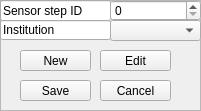
  <widget class="QFrame" name="frame_2">
   <property name="geometry">
    <rect>
     <x>10</x>
     <y>10</y>
     <width>201</width>
     <height>111</height>
    </rect>
   </property>
   <property name="frameShape">
    <enum>QFrame::StyledPanel</enum>
   </property>
   <property name="frameShadow">
    <enum>QFrame::Raised</enum>
   </property>
   <widget class="QSpinBox" name="sbID">
    <property name="geometry">
     <rect>
      <x>110</x>
      <y>0</y>
      <width>91</width>
      <height>21</height>
     </rect>
    </property>
   </widget>
   <widget class="QLineEdit" name="lineEdit">
    <property name="geometry">
     <rect>
      <x>0</x>
      <y>0</y>
      <width>111</width>
      <height>21</height>
     </rect>
    </property>
    <property name="text">
     <string>Sensor step ID</string>
    </property>
    <property name="readOnly">
     <bool>true</bool>
    </property>
   </widget>
   <widget class="QLineEdit" name="lineEdit_27">
    <property name="geometry">
     <rect>
      <x>0</x>
      <y>20</y>
      <width>111</width>
      <height>20</height>
     </rect>
    </property>
    <property name="text">
     <string>Institution</string>
    </property>
    <property name="readOnly">
     <bool>true</bool>
    </property>
   </widget>
   <widget class="QPushButton" name="pbSave">
    <property name="geometry">
     <rect>
      <x>20</x>
      <y>80</y>
      <width>71</width>
      <height>21</height>
     </rect>
    </property>
    <property name="text">
     <string>Save</string>
    </property>
   </widget>
   <widget class="QPushButton" name="pbCancel">
    <property name="geometry">
     <rect>
      <x>100</x>
      <y>80</y>
      <width>71</width>
      <height>21</height>
     </rect>
    </property>
    <property name="text">
     <string>Cancel</string>
    </property>
   </widget>
   <widget class="QPushButton" name="pbNew">
    <property name="enabled">
     <bool>true</bool>
    </property>
    <property name="geometry">
     <rect>
      <x>20</x>
      <y>50</y>
      <width>71</width>
      <height>21</height>
     </rect>
    </property>
    <property name="text">
     <string>New</string>
    </property>
   </widget>
   <widget class="QPushButton" name="pbEdit">
    <property name="geometry">
     <rect>
      <x>100</x>
      <y>50</y>
      <width>71</width>
      <height>21</height>
     </rect>
    </property>
    <property name="text">
     <string>Edit</string>
    </property>
   </widget>
   <widget class="QComboBox" name="cbInstitution">
    <property name="geometry">
     <rect>
      <x>110</x>
      <y>20</y>
      <width>91</width>
      <height>21</height>
     </rect>
    </property>
    <property name="currentIndex">
     <number>0</number>
    </property>
    <item>
     <property name="text">
      <string/>
     </property>
    </item>
    <item>
     <property name="text">
      <string>CERN</string>
     </property>
    </item>
    <item>
     <property name="text">
      <string>FNAL</string>
     </property>
    </item>
    <item>
     <property name="text">
      <string>UCSB</string>
     </property>
    </item>
    <item>
     <property name="text">
      <string>UMN</string>
     </property>
    </item>
    <item>
     <property name="text">
      <string>HEPHY</string>
     </property>
    </item>
    <item>
     <property name="text">
      <string>HPK</string>
     </property>
    </item>
    <item>
     <property name="text">
      <string>CMU</string>
     </property>
    </item>
    <item>
     <property name="text">
      <string>TTU</string>
     </property>
    </item>
    <item>
     <property name="text">
      <string>IHEP</string>
     </property>
    </item>
    <item>
     <property name="text">
      <string>TIFR</string>
     </property>
    </item>
    <item>
     <property name="text">
      <string>NEU</string>
     </property>
    </item>
   </widget>
  </widget>
